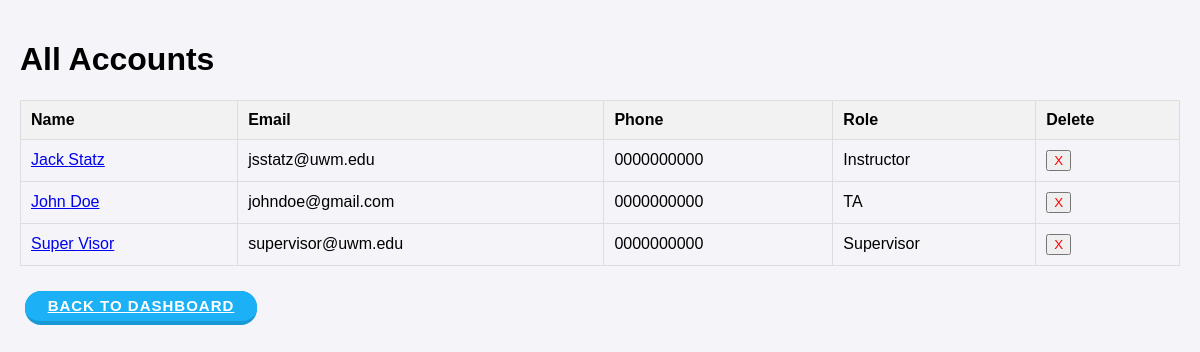
/accounts/, run on an earlier commit of the app's database.
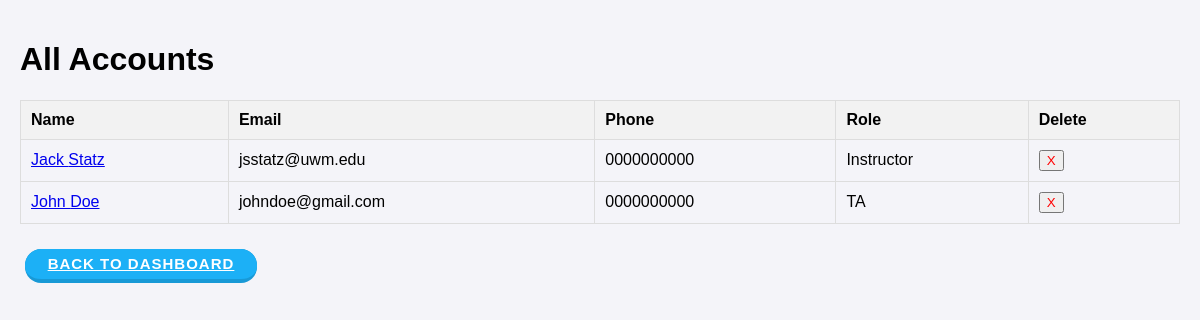
And on a later commit of the database.
### ScheduleAppData/models.py (models this page shows)
class User(models.Model):
    class Role(models.TextChoices):
        Supervisor = "Supervisor"
        Instructor = "Instructor"
        TA = "TA"
    Id = models.AutoField(primary_key=True)
    FirstName = models.CharField(max_length=120)
    LastName = models.CharField(max_length=120)
    Email = models.CharField(max_length=120)
    Password = models.CharField(max_length=120)
    Phone = models.CharField(max_length=120)
    Role = models.CharField(choices=Role.choices, max_length=20)

### ScheduleAppData/views.py (the view, shortened to what this page needs)
# urls.py: path('accounts/', Accounts.as_view()),
class Accounts(View):
    def get(self, request):
        AllAccounts = User.objects.all().values("FirstName", "LastName", "Email", "Phone", "Role", "Id")
        return render(request, "Accounts.html", {'accounts': AllAccounts})

### templates/Accounts.html (shortened to what this page needs)
{% load static %}
<!DOCTYPE html>
<html lang="en">
<head>
    <link rel="stylesheet" href="{% static 'css/styles.css' %}">
</head>
<body>
    <div class="container">
        <h1>All Accounts</h1>
        <table border="1" width="100%">
            <thead>
                <tr>
                    <th>Name</th>
                    <th>Email</th>
                    <th>Phone</th>
                    <th>Role</th>
                    <th>Delete</th>
                </tr>
            </thead>
            <tbody>
                {% for account in accounts %}
                <tr>
                    <td>
                        <a href="{% url 'account_page' account.Id %}">{{ account.FirstName }} {{ account.LastName }}</a>
                    </td>
                    <td>{{ account.Email }}</td>
                    <td>{{ account.Phone }}</td>
                    <td>{{ account.Role }}</td>
                    <td>
                        <form method="POST" action="/accounts/">
                            <button type="submit" style="color: red;">X</button>
                        </form>
                    </td>
                </tr>
                {% endfor %}
            </tbody>
        </table>
        <a href="/adminDashboard/" class="button">Back to Dashboard</a>
    </div>
</body>
</html>

What changed in the data, as far as the page shows it:
removed User: FirstName "Super", LastName "Visor", Email "supervisor@uwm.edu", Phone "0000000000", Role "Supervisor"
